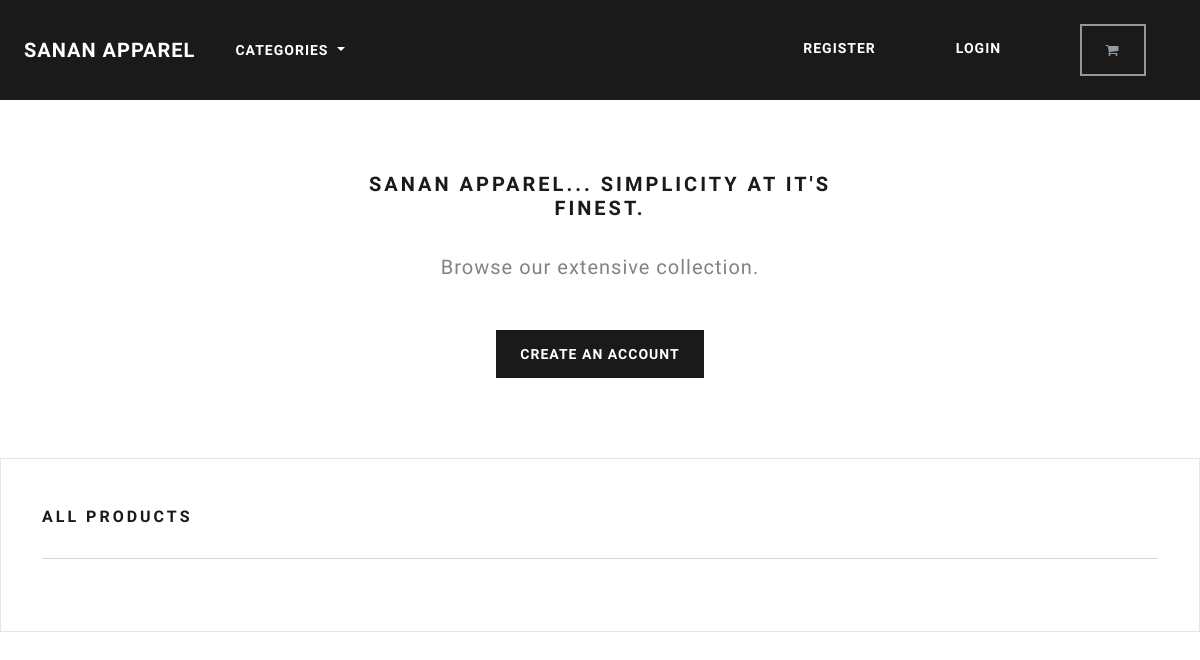
/, run on an earlier commit of the app's database.
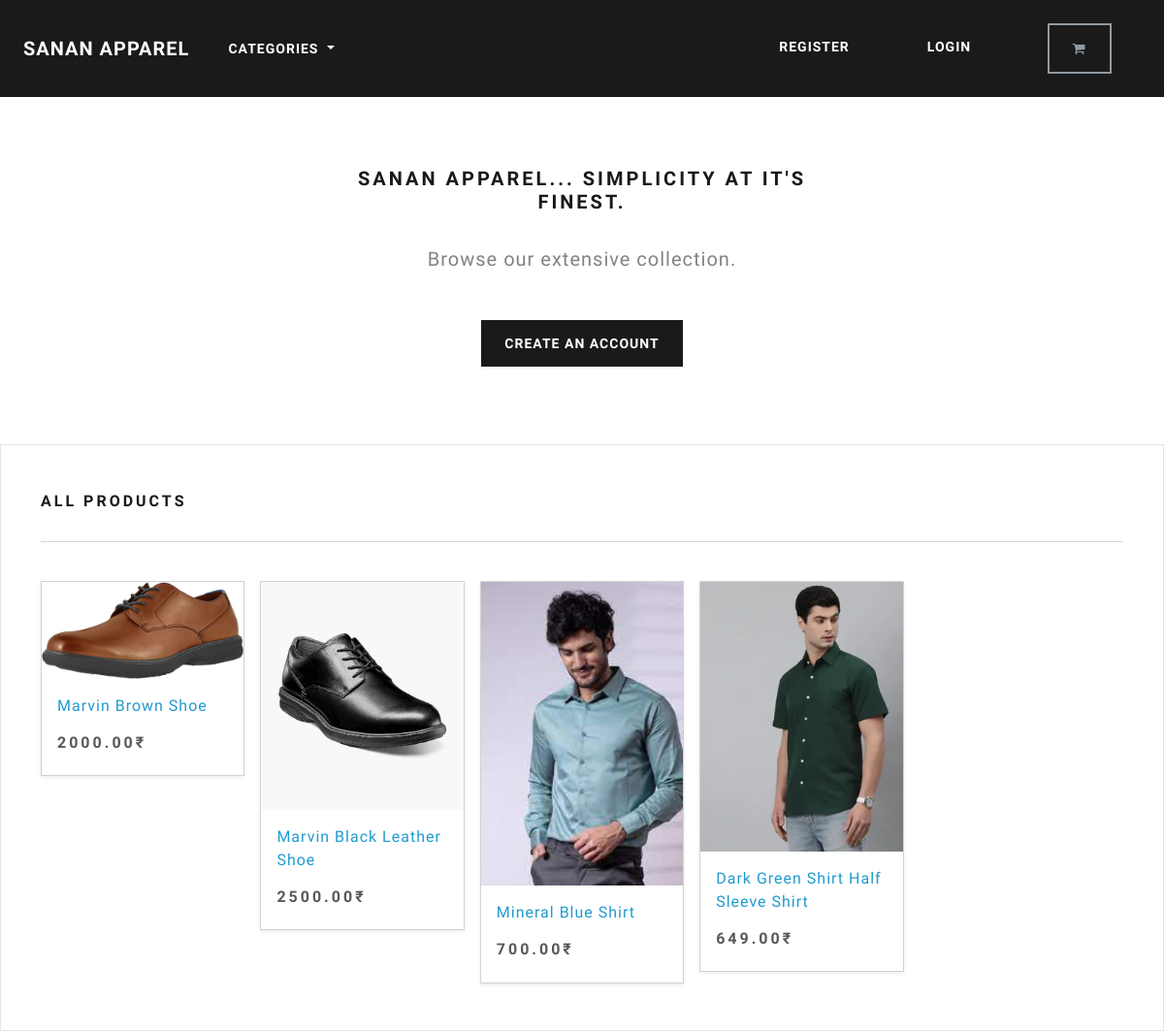
And on a later commit of the database.
### store/models.py (models this page shows, shortened)
class Product(models.Model):
    category = models.ForeignKey(Category, related_name='product', on_delete=models.CASCADE, null=True)
    title = models.CharField(max_length=250)
    brand = models.CharField(max_length=250, default='Un-Branded')
    description = models.TextField(blank=True)
    slug = models.SlugField(max_length=255)
    price = models.DecimalField(max_digits=10, decimal_places=2)
    image = models.ImageField(upload_to='images/')
    class Meta:
        verbose_name_plural = 'Products'

### store/views.py (the view)
# urls.py: path('', include('store.urls')),
def store(request):
    all_products = Product.objects.all()
    context = {'all_products':all_products}
    return render(request, 'store/store.html', context=context)

### store/views.py (called while the page is built)
def categories(request):
    all_categories = Category.objects.all()
    return {'all_categories':all_categories}

### store/templates/store/store.html
{% extends './base.html' %}
{% load static %}
{% block content %}
<section class="py-4 text-center container">
    <div class="row py-lg-5">
        <div class="col-lg-6 col-md-8 mx-auto">
            <h4> Sanan Apparel... Simplicity at it's finest. </h4>
            <br>
            <p class="lead text-muted">
            Browse our extensive collection.
            </p>
            <br>
            <a href="#" class="btn btn-primary my-2"> Create an account </a>
        </div>
    </div>
</section>
<div class="album py-5 bg-light">
    <div class="container">
        <div class="pb-3 h5"> All products </div> <hr><br>
        <div class="row row-cols-1 row-cols-sm-2 row-cols-md-5 g-3">
            {% for product in all_products %}
                <div class="col">
                    <div class="card shadow-sm">
                        <img class="img-fluid" alt="Responsive image" src="{{product.image.url}}">
                        <div class="card-body">
                            <p class="card-text">
                                <a class="text-info text-decoration-none" href="">{{product.title | capfirst}}</a>
                            </p>
                            <div class="d-flex justify-content-between align-items-center">
                                <h5> {{product.price}}₹ </h5>
                            </div>
                        </div>
                    </div>
                </div>
            {% endfor %}
        </div>
    </div>
</div>
{% endblock %}

### store/templates/store/base.html (shortened to what this page needs)
{% load static %}
<!DOCTYPE html>
<html>
    <head>
        <link rel="stylesheet" href="https://bootswatch.com/5/lux/bootstrap.min.css">
        <link rel="stylesheet" href="https://cdnjs.cloudflare.com/ajax/libs/font-awesome/4.7.0/css/font-awesome.min.css">
    </head>
    <nav class="navbar navbar-expand-lg bg-primary justify-content-center">
        <a class="navbar-brand main-heading text-white" href="{% url 'store' %}">
            &nbsp; &nbsp; Sanan Apparel
        </a>
        <div class="collapse navbar-collapse" id="navbarCollapse">
            <ul class="navbar-nav me-auto mb-2 mb-md-0">
                <li class="nav-item dropdown">
                    <a class="nav-link dropdown-toggle text-white" href="#" id="navbarDropdown" role="button"
                    data-bs-toggle="dropdown" aria-expanded="false">
                        Categories
                    </a>
                </li>
            </ul>
        </div>
        <div class="collapse navbar-collapse text-center" id="navbarNavDropdown">
            <ul class="navbar-nav ms-auto">
                <li class="nav-item">
                    <a class="btn btn-alert navbar-btn text-white" type="button"  href="/"> Register </a>
                </li>
                <li class="nav-item">
                    <a class="btn btn-alert navbar-btn text-white" type="button"  href="/"> Login </a>
                </li>
                <li class="nav-item">
                    <a type="button" role="button" href="/" class="btn btn-outline-secondary">
                        <i class="fa fa-shopping-cart" aria-hidden="true"> </i>
                    </a>
                </li>
            </ul>
        </div>
    </nav>
    <body>
        {% block content %}
        {% endblock %}
    </body>
</html>

What changed in the data, as far as the page shows it:
added Product: image (picture), title "Marvin Brown Shoe", price "2000.00"
added Product: image (picture), title "Marvin Black Leather Shoe", price "2500.00"
added Product: image (picture), title "Mineral Blue Shirt", price "700.00"
added Product: image (picture), title "Dark Green Shirt Half Sleeve Shirt", price "649.00"
